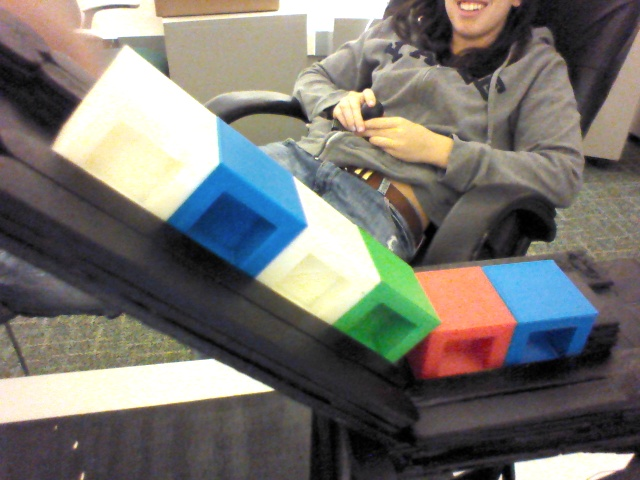
#> input picture blocks.jpg, 640 x 480 px, found by its file name
$ python testImage.py   (Python 2 division)
#> lines starting #> are read from the running program, lines starting #| are printed output that depends on the picture; after the words box and inside, x2 and y2 are one past the last pixel; in counts of white or black regions, pixels touching at a corner belong together
import PIL
import random
from PIL import Image
from PIL import ImageFilter
from random import randint

blocks = []
colors = []

#rectangle of pixel locations for each block
block1 = (510, 330, 530, 380)
block2 = (430, 350, 450, 400)
block3 = (370, 320, 390, 370)
block4 = (300, 310, 320, 360)
block5 = (220, 260, 240, 310)
block6 = (140, 200, 160, 250)

blocks.append(block1)
blocks.append(block2)
blocks.append(block3)
blocks.append(block4)
blocks.append(block5)
blocks.append(block6)

#open the image from the nao
img = Image.open("/home/nao/cs473/hesitation/blocks.jpg")
#> img is the input picture: PIL image 640x480 RGB; mean R, G, B 118.2, 116.2, 111.1
gray = img.convert('L')
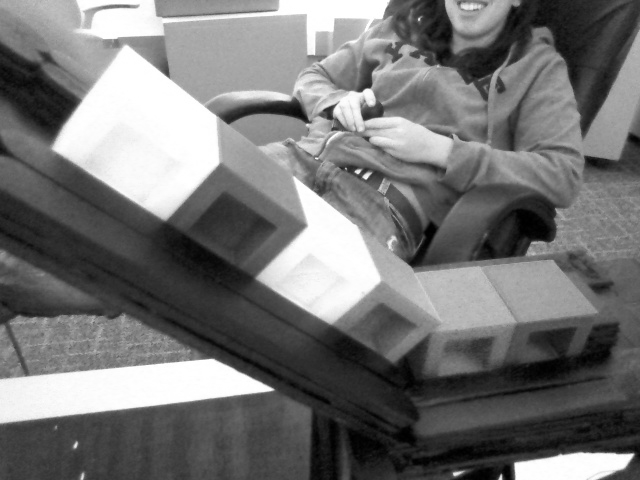
#> gray: PIL image 640x480 L; min 0, max 255, mean 116.2
baw = gray.point(lambda x: 0 if x<150 else 255, '1')
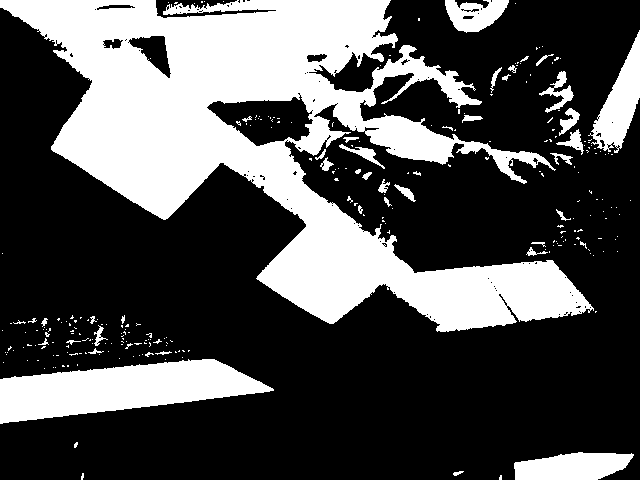
#> baw: PIL image 640x480 1; 31.4% white; 268 white regions (225 under 20 px), largest, box (x1, y1, x2, y2) and area: (0, 0, 594, 332) 75907, (0, 359, 274, 424) 10469, (588, 30, 640, 153) 2717

#test if r, g, or b values fall with a set ratio
def areEqual(c1, c2, ratio):
	if c1 / (c2 * 1.0) > ratio and c1 / (c2 * 1.0) < 1.0/ratio:
		return True
	else:
		return False

#test if rgb values are below a threshold
def getThresh(c1, c2, c3, thresh):
	if c1 < thresh and c2 < thresh and c3 < thresh:
		return True
	else:
		return False

#determine block color given r, g, and b values
def getColor(r, g, b):

	r = r + 1
	g = g + 1
	b = b + 1
	rg_ratio = r / (g * 1.0)
	rb_ratio = r / (b * 1.0)
	gr_ratio = g / (r * 1.0)
	gb_ratio = g / (b * 1.0)
	br_ratio = b / (r * 1.0)
	bg_ratio = b / (g * 1.0)

	#check if r, g and values are similar and less than 80
	if areEqual(r,b, .5) and areEqual(r,g, .5) and areEqual(g,b, .5) and getThresh(r,g,b, 80):
		colors.append("BLACK")
	#check if b value is greater
	elif br_ratio >= 1.0 and bg_ratio >= 1.0:
		colors.append("BLUE")
	#check if r value is greater
	elif rb_ratio >= 1.0 and rg_ratio >= 1.0:
		colors.append("RED")
	#check if g value is greater
	elif gr_ratio >= 1.0 and gb_ratio >= 1.0:
		colors.append("GREEN")
	else:
		colors.append("NONE")

#get the block of each block
def getBlock(block):

	buf = 15

	x1,y1,x2,y2 = block
	y1 += buf
	y2 += buf

	#look at side of block and get rgb values
	block_baw = baw.crop((x1, y1, x2, y2))
	count, rgb = max(block_baw.getcolors(block_baw.size[0]*block_baw.size[1]))
	if rgb == 255:
		colors.append("WHITE")
		return

	#look at top of block and get rgb values
	block_img = img.crop(block)
	block_img = block_img.filter(ImageFilter.ModeFilter(5))
	count, rgb = max(block_img.getcolors(block_img.size[0]*block_img.size[1]))

	r, g, b = rgb
	getColor(r, g, b)

#run the algorithm to determine number of moves
def getMoves():

	#block point values
	blue = 2
	white = 5
	purple = 10
	red = 25

	#chance of hesitation
	chance = 2

	#total score
	score = 0

	#value to return
	hesitate = 1

	values = []

	for color in colors:
		if color == 'BLUE':
			values.append(blue)
		elif color == 'WHITE':
			values.append(white)
		elif color == 'GREEN':
			values.append(purple)
		elif color == 'RED':
			values.append(red)
		else:
			break

	gameOver = False

	moves = 2
	size = len(values)

	if size <= 2:
		gameOver = True

	#initialize values
	best_taken = moves
	best_value = 0
	worst_value = sum(values, 1, 5)
	worst_taken = 0

	found = False

	#loop at all four states
	for k in range (1, moves + 1):

		if k > size:
			break

		their_sum = 0
		my_sum = 0

		#find our best value and their best value
		their_sum += sum(values, k, moves)
		my_sum += sum(values, k+moves, moves)

		#check if our sum is greater, update value
		if my_sum >= their_sum:
			total_sum = my_sum + sum(values, 0, k)
			if total_sum >= best_value:
				best_taken = k
				best_value = total_sum
			found = True
		#check if their sum is greater, update value
		else:
			if their_sum <= worst_value:
 				worst_taken = k
				worst_value = their_sum

	#if we can do better
	if found:
   		k = best_taken
		hesitate = k;
		score = sum(values, 0, k)

		#randomly choose to hesitate
		if score <= 20 and randint(1, chance) == chance and not gameOver:
			hesitate = k + 2

	#if we can't do better
	if not found:
		k = worst_taken
		hesitate = k;
		score = sum(values, 0, k)

		#random choose to hesitate
		if score <= 20 and not gameOver:
			hestitate = k + 2

	if gameOver:
		hesitate += 5

	results = []
	results.append(score)
	results.append(hesitate)

	return results

def sum(values, i, k):

	size = len(values)
  	value = 0

	for j in range (i, i + k):
		if j >= size:
			break
		value += values[j]

	return value

output = []

#get block colors and find moves
for block in blocks:
	getBlock(block)
#> this loop made 6 passes
#> pass 1, in getBlock, `block_img = img.crop(block)`:
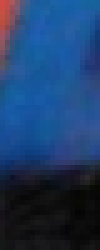
#> block_img: PIL image 20x50 RGB (shown 5 times larger); mean R, G, B 30.3, 61.2, 103.5
#> pass 2, in getBlock (call 2), `block_img = img.crop(block)`:
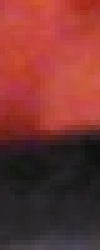
#> block_img: PIL image 20x50 RGB (shown 5 times larger); mean R, G, B 119.1, 53.1, 49.3

output.append(getMoves())

print output
